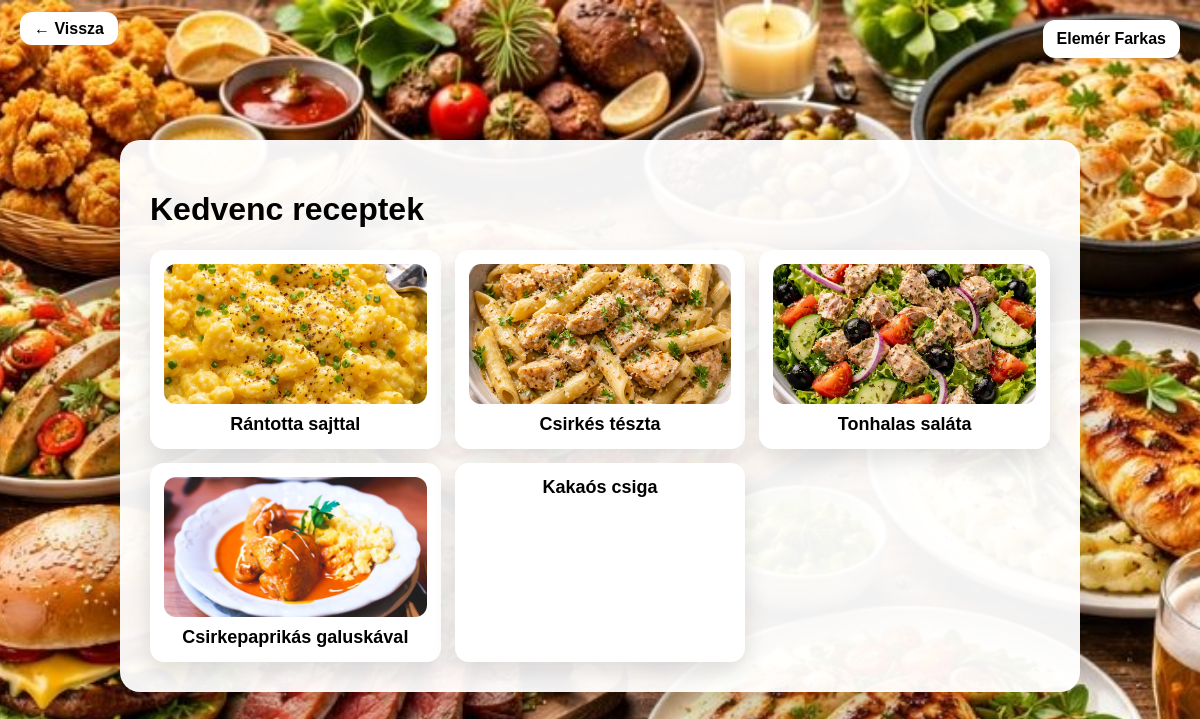
/kedvencek.php (signed in), run on the app's committed database.
### tables this page shows
CREATE TABLE `receptek` (
  `id` int(11) NOT NULL,
  `cim` varchar(255) NOT NULL,
  `kategoria` enum('Reggeli','Ebéd','Vacsora','kedvencek') NOT NULL,
  `ido` int(11) NOT NULL,
  `kaloria` int(11) NOT NULL,
  `hozzavalok` text NOT NULL,
  `leiras` text NOT NULL,
  `kep` varchar(255) NOT NULL,
  `user_id` int(11) NOT NULL
);

### kedvencek.php (the view, shortened to what this page needs)
<?php
$conn = new mysqli("localhost", "root", "", "zsebszakács");
$conn->set_charset("utf8mb4");
$user_id = (int)$_SESSION["user_id"];
$stmt = $conn->prepare("
  SELECT r.id, r.cim, r.kep
  FROM kedvencek k
  JOIN receptek r ON r.id = k.recept_id
  WHERE k.user_id = ?
");
$stmt->bind_param("i", $user_id);
$stmt->execute();
$res = $stmt->get_result();
$favs = [];
while ($row = $res->fetch_assoc()) $favs[] = $row;
?>
<!DOCTYPE html>
<html lang="hu">
<head>
</head>
<body>
<div class="topbar"><a href="index.php">← Vissza</a></div>
<div class="userbox"><?php echo htmlspecialchars($_SESSION["username"] ?? ""); ?></div>
<div class="container">
  <h1>Kedvenc receptek</h1>
  <?php if (empty($favs)): ?>
    <p class="empty">Még nincs kedvenc recepted ❤️</p>
  <?php else: ?>
    <div class="grid">
      <?php foreach ($favs as $f): ?>
        <a class="card" href="receptek.php?id=<?php echo (int)$f["id"]; ?>">
          <?php
            $kep = trim($f["kep"] ?? "");
            if ($kep !== "" && file_exists(__DIR__ . "/kepek/" . $kep)) {
              echo '<img src="kepek/' . rawurlencode($kep) . '" alt="">';
            }
          ?>
          <h3><?php echo htmlspecialchars($f["cim"] ?? ""); ?></h3>
        </a>
      <?php endforeach; ?>
    </div>
  <?php endif; ?>
</div>
</body>
</html>

### data on the page
receptek: kep (picture), cim "Rántotta sajttal"
receptek: kep (picture), cim "Csirkés tészta"
receptek: kep (picture), cim "Tonhalas saláta"
receptek: kep (picture), cim "Csirkepaprikás galuskával"
receptek: cim "Kakaós csiga"

### other printed values
$_SESSION["username"] "Elemér Farkas"
